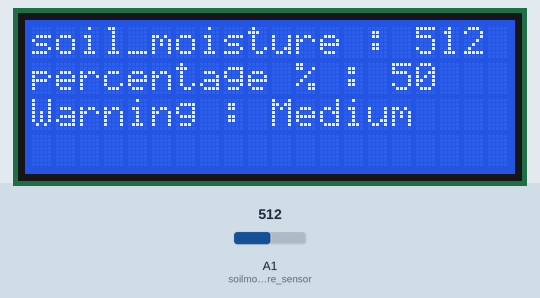
The sketch below on a simulated Arduino Uno, built with avr-gcc and run on an emulated ATmega328P. Shown: 20×4 character LCD. The inputs (shaded band) are chosen by the test bench; at power-on: A1 (soilmoisture_sensor) = 512. What the sketch prints to the serial monitor is not drawn.

Above: at 1.7 s.
1.8 s: A1 (soilmoisture_sensor) set to 429
At 3.6 s:
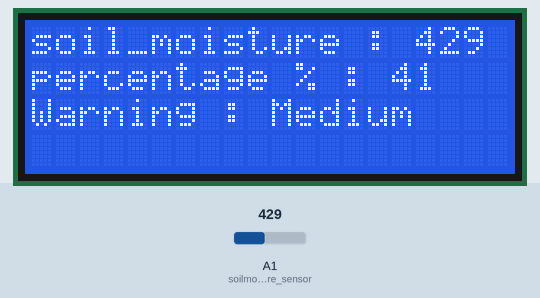
5.6 s: A1 (soilmoisture_sensor) set to 419
At 8.0 s:
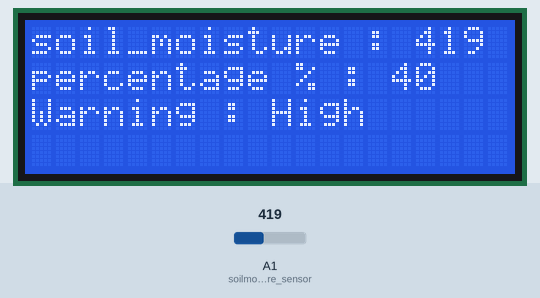
11.7 s: A1 (soilmoisture_sensor) set to 306
At 14.2 s:
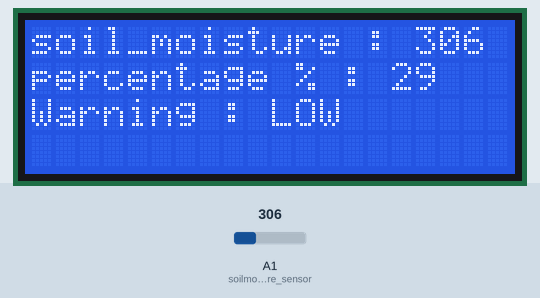
17.8 s: A1 (soilmoisture_sensor) set to 1023
At 20.3 s:
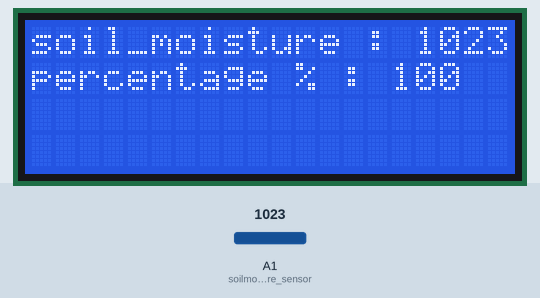
Timing chart, 0 to 21.8 s (numbered marks = the images above; inputs shaded):
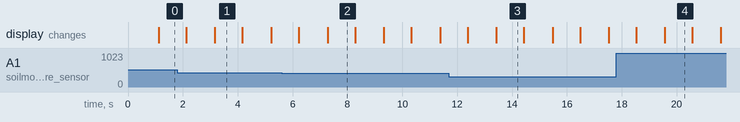

The sketch:

plant_irrigation_lcd_Included.ino
```cpp
#include<LiquidCrystal_I2C.h>
LiquidCrystal_I2C lcd(0x27,20,4);
int soilmoisture_sensor=A1;

void setup()
{
  lcd.init();
  lcd.backlight();
  pinMode(soilmoisture_sensor,INPUT);
  Serial.begin(9600);
}

void loop()
{
  int data=analogRead(soilmoisture_sensor);
  Serial.print("sensing : ");
  Serial.println(data);
  delay(1000);

 lcd.setCursor(0,0);
 lcd.print("soil_moisture : ");
 lcd.print(data);

 lcd.setCursor(0,1);
 int collect=map(data,0,1023,0,100);
 lcd.print("percentage % : " );
 lcd.print(collect);

  if(collect > 0 && collect < 40)
  {
    Serial.println("Soil Moisture : LOW");
    lcd.setCursor(0, 2);
    lcd.print("Warning : LOW");
  }

  else if(collect > 40 && collect < 80 )
 {
  Serial.println("reading value : Medium");
  lcd.setCursor(0,2);
  lcd.print("Warning : Medium");

 }

else if(collect < 100)
{
  Serial.println("reading value : High");
  lcd.setCursor(0,2);
  lcd.print("Warning : High");
}
  delay(1000);
  lcd.clear();
}
```

Measured:
- the behaviour switches between 420 and 419 on A1 (soilmoisture_sensor) (found by bisection; images 1 and 2)
- after the input at 1.8 s, the display: first differs from a run without the input after 1.4 s (image 1)
- after the input at 5.6 s, the display: first differs from a run without the input after 1.7 s (image 2)
- after the input at 11.7 s, the display: first differs from a run without the input after 1.7 s (image 3)
- after the input at 17.8 s, the display: first differs from a run without the input after 1.8 s (image 4)
- what the display in image 1 shows lasts 1.0 s, from 3.2 s to 4.2 s
